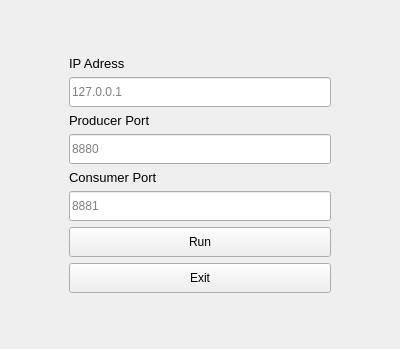
<?xml version="1.0" encoding="UTF-8"?>
<ui version="4.0">
 <class>Form</class>
 <widget class="QWidget" name="Form">
  <property name="geometry">
   <rect>
    <x>0</x>
    <y>0</y>
    <width>400</width>
    <height>349</height>
   </rect>
  </property>
  <property name="windowTitle">
   <string>Server</string>
  </property>
  <layout class="QHBoxLayout" name="horizontalLayout_2" stretch="2,9,2">
   <item>
    <spacer name="horizontalSpacer">
     <property name="orientation">
      <enum>Qt::Horizontal</enum>
     </property>
     <property name="sizeHint" stdset="0">
      <size>
       <width>54</width>
       <height>20</height>
      </size>
     </property>
    </spacer>
   </item>
   <item>
    <layout class="QVBoxLayout" name="verticalLayout">
     <property name="spacing">
      <number>6</number>
     </property>
     <item>
      <spacer name="verticalSpacer">
       <property name="orientation">
        <enum>Qt::Vertical</enum>
       </property>
       <property name="sizeType">
        <enum>QSizePolicy::MinimumExpanding</enum>
       </property>
       <property name="sizeHint" stdset="0">
        <size>
         <width>20</width>
         <height>40</height>
        </size>
       </property>
      </spacer>
     </item>
     <item>
      <widget class="QLabel" name="label_IP_Address">
       <property name="sizePolicy">
        <sizepolicy hsizetype="Preferred" vsizetype="Fixed">
         <horstretch>0</horstretch>
         <verstretch>0</verstretch>
        </sizepolicy>
       </property>
       <property name="font">
        <font>
         <family>Arial</family>
         <pointsize>10</pointsize>
         <weight>50</weight>
         <bold>false</bold>
        </font>
       </property>
       <property name="text">
        <string>IP Adress</string>
       </property>
       <property name="alignment">
        <set>Qt::AlignBottom|Qt::AlignLeading|Qt::AlignLeft</set>
       </property>
      </widget>
     </item>
     <item>
      <widget class="QLineEdit" name="lineEdit_IP_Address">
       <property name="sizePolicy">
        <sizepolicy hsizetype="Expanding" vsizetype="Fixed">
         <horstretch>0</horstretch>
         <verstretch>0</verstretch>
        </sizepolicy>
       </property>
       <property name="minimumSize">
        <size>
         <width>0</width>
         <height>30</height>
        </size>
       </property>
       <property name="placeholderText">
        <string>127.0.0.1</string>
       </property>
      </widget>
     </item>
     <item>
      <widget class="QLabel" name="label_Producer_Port">
       <property name="sizePolicy">
        <sizepolicy hsizetype="Preferred" vsizetype="Fixed">
         <horstretch>0</horstretch>
         <verstretch>0</verstretch>
        </sizepolicy>
       </property>
       <property name="font">
        <font>
         <family>Arial</family>
         <pointsize>10</pointsize>
         <weight>50</weight>
         <bold>false</bold>
        </font>
       </property>
       <property name="text">
        <string>Producer Port</string>
       </property>
       <property name="alignment">
        <set>Qt::AlignBottom|Qt::AlignLeading|Qt::AlignLeft</set>
       </property>
      </widget>
     </item>
     <item>
      <widget class="QLineEdit" name="lineEdit_Producer_Port">
       <property name="sizePolicy">
        <sizepolicy hsizetype="Expanding" vsizetype="Fixed">
         <horstretch>0</horstretch>
         <verstretch>0</verstretch>
        </sizepolicy>
       </property>
       <property name="minimumSize">
        <size>
         <width>0</width>
         <height>30</height>
        </size>
       </property>
       <property name="text">
        <string/>
       </property>
       <property name="readOnly">
        <bool>false</bool>
       </property>
       <property name="placeholderText">
        <string>8880</string>
       </property>
      </widget>
     </item>
     <item>
      <widget class="QLabel" name="label_Consumer_Port">
       <property name="sizePolicy">
        <sizepolicy hsizetype="Preferred" vsizetype="Fixed">
         <horstretch>0</horstretch>
         <verstretch>0</verstretch>
        </sizepolicy>
       </property>
       <property name="font">
        <font>
         <family>Arial</family>
         <pointsize>10</pointsize>
         <weight>50</weight>
         <bold>false</bold>
        </font>
       </property>
       <property name="text">
        <string>Consumer Port</string>
       </property>
       <property name="alignment">
        <set>Qt::AlignBottom|Qt::AlignLeading|Qt::AlignLeft</set>
       </property>
      </widget>
     </item>
     <item>
      <widget class="QLineEdit" name="lineEdit_Consumer_Port">
       <property name="sizePolicy">
        <sizepolicy hsizetype="Expanding" vsizetype="Fixed">
         <horstretch>0</horstretch>
         <verstretch>0</verstretch>
        </sizepolicy>
       </property>
       <property name="minimumSize">
        <size>
         <width>0</width>
         <height>30</height>
        </size>
       </property>
       <property name="text">
        <string/>
       </property>
       <property name="readOnly">
        <bool>false</bool>
       </property>
       <property name="placeholderText">
        <string>8881</string>
       </property>
      </widget>
     </item>
     <item>
      <widget class="QPushButton" name="btn_Run">
       <property name="minimumSize">
        <size>
         <width>0</width>
         <height>30</height>
        </size>
       </property>
       <property name="text">
        <string>Run</string>
       </property>
       <property name="flat">
        <bool>false</bool>
       </property>
      </widget>
     </item>
     <item>
      <widget class="QPushButton" name="btn_Exit">
       <property name="minimumSize">
        <size>
         <width>0</width>
         <height>30</height>
        </size>
       </property>
       <property name="text">
        <string>Exit</string>
       </property>
       <property name="flat">
        <bool>false</bool>
       </property>
      </widget>
     </item>
     <item>
      <spacer name="verticalSpacer_2">
       <property name="orientation">
        <enum>Qt::Vertical</enum>
       </property>
       <property name="sizeType">
        <enum>QSizePolicy::MinimumExpanding</enum>
       </property>
       <property name="sizeHint" stdset="0">
        <size>
         <width>20</width>
         <height>40</height>
        </size>
       </property>
      </spacer>
     </item>
    </layout>
   </item>
   <item>
    <spacer name="horizontalSpacer_2">
     <property name="orientation">
      <enum>Qt::Horizontal</enum>
     </property>
     <property name="sizeHint" stdset="0">
      <size>
       <width>54</width>
       <height>20</height>
      </size>
     </property>
    </spacer>
   </item>
  </layout>
 </widget>
 <resources/>
 <connections/>
</ui>
